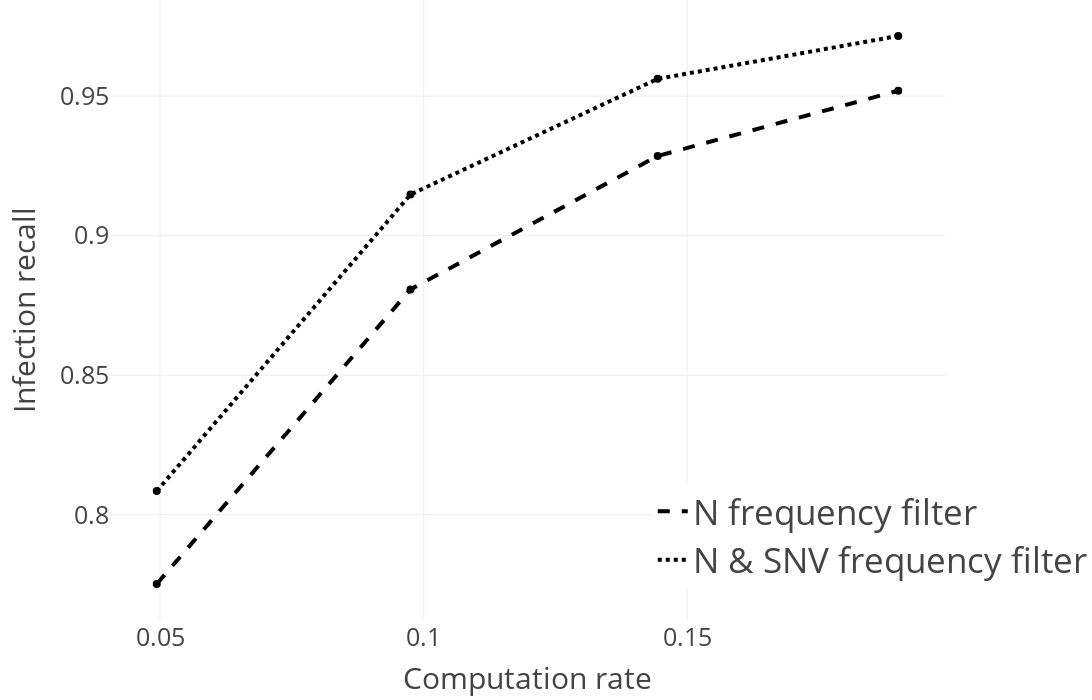

Write notebook code for a chart like this one.
### Markdown cell above
### Infection recall for different filters and computation rates using breadth search

### Code cell
sub_fig = get_computation_rate_plot("infection_detection_rate", breadth_search_evaluation, "Infection recall", legend=dict(
            x=0.65,
            y=0.05,
            xanchor='left',
            yanchor='bottom',
            font=dict(size=35),
        ))
sub_fig.show()

### Figure 1 — Plotly figure (JSON) as saved in the notebook; plotly's stock layout.template omitted (floating-point values rounded to 4 significant figures)
{"data": [{"line": {"color": "black", "dash": "dash", "width": 4}, "mode": "lines", "name": "N frequency filter", "type": "scatter", "x": [0.04938, 0.09751, 0.1444, 0.19], "y": [0.7752, 0.8808, 0.9286, 0.9519]}, {"marker": {"color": "black", "size": 8, "symbol": "circle"}, "mode": "markers", "showlegend": false, "text": "", "type": "scatter", "x": [0.04938], "y": [0.7752]}, {"marker": {"color": "black", "size": 8, "symbol": "circle"}, "mode": "markers", "showlegend": false, "text": "", "type": "scatter", "x": [0.09751], "y": [0.8808]}, {"marker": {"color": "black", "size": 8, "symbol": "circle"}, "mode": "markers", "showlegend": false, "text": "", "type": "scatter", "x": [0.1444], "y": [0.9286]}, {"marker": {"color": "black", "size": 8, "symbol": "circle"}, "mode": "markers", "showlegend": false, "text": "", "type": "scatter", "x": [0.19], "y": [0.9519]}, {"line": {"color": "black", "dash": "dot", "width": 4}, "mode": "lines", "name": "N & SNV frequency filter", "type": "scatter", "x": [0.04938, 0.09751, 0.1444, 0.19], "y": [0.8085, 0.9148, 0.9562, 0.9715]}, {"marker": {"color": "black", "size": 8, "symbol": "circle"}, "mode": "markers", "showlegend": false, "text": "", "type": "scatter", "x": [0.04938], "y": [0.8085]}, {"marker": {"color": "black", "size": 8, "symbol": "circle"}, "mode": "markers", "showlegend": false, "text": "", "type": "scatter", "x": [0.09751], "y": [0.9148]}, {"marker": {"color": "black", "size": 8, "symbol": "circle"}, "mode": "markers", "showlegend": false, "text": "", "type": "scatter", "x": [0.1444], "y": [0.9562]}, {"marker": {"color": "black", "size": 8, "symbol": "circle"}, "mode": "markers", "showlegend": false, "text": "", "type": "scatter", "x": [0.19], "y": [0.9715]}], "layout": {"font": {"size": 25}, "height": 700, "legend": {"font": {"size": 35}, "x": 0.65, "xanchor": "left", "y": 0.05, "yanchor": "bottom"}, "margin": {"b": 80, "l": 110, "r": 0, "t": 0}, "width": 1200, "xaxis": {"autorange": true, "range": [0.04064, 0.1988], "tickmode": "array", "tickvals": [0.05, 0.1, 0.15, 0.2], "title": {"text": "Computation rate"}, "type": "linear"}, "yaxis": {"autorange": true, "range": [0.7623, 0.9844], "title": {"text": "Infection recall"}, "type": "linear"}}}
